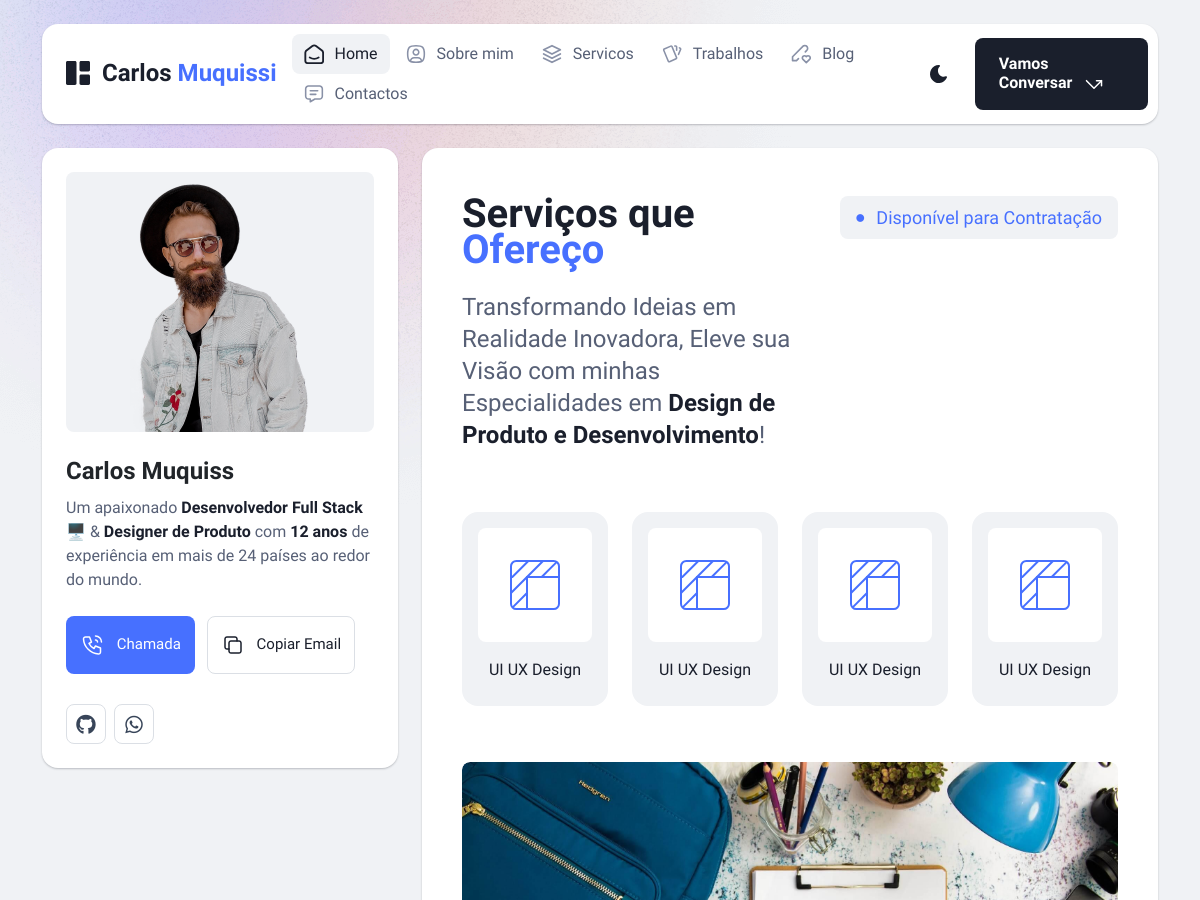
Page /Eu/servico/ (upper part) on the earlier database version.
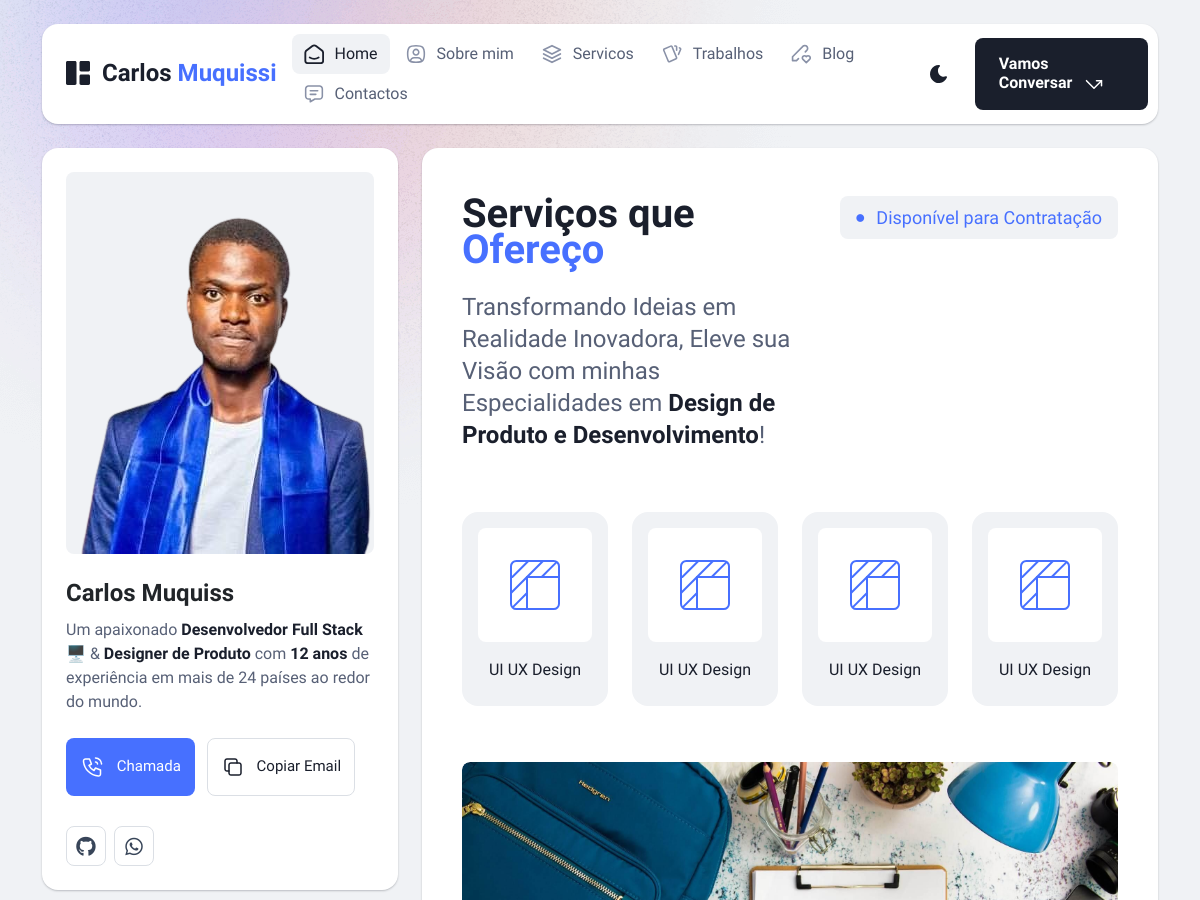
Same page on the later database version.
### portifolio_app/models.py (models this page shows, shortened)
class Perfil(models.Model):
    imagem = models.ImageField(upload_to='blog_images/', blank=True, null=True)
    nome = models.CharField(max_length=100)
    eu_sou = models.CharField(max_length=100)
    profissao = models.CharField(max_length=100)
    ou_profissao = models.CharField(max_length=100)
    com = models.CharField(max_length=100)
    ano_experiencia = models.CharField(max_length=100)
    ultima_des = models.TextField()

class Servico(models.Model):
    imagem = models.ImageField(upload_to='blog_images/', blank=True, null=True)
    nome = models.CharField(max_length=100)

### portifolio_app/views.py (the view)
# urls.py: path('servico/', views.servico, name = 'servico'),
def servico(request):
    perfil = Perfil.objects.all()
    area = AreaEspecializacao.objects.all()
    servicos = Servico.objects.all()
    exprofissional = ExperienciaProfissional.objects.all()
    projectos = Projeto.objects.all()
    servicos = Servico.objects.all()
    return render(request, 'servico.html', {'perfil':perfil, 'exprofissional':exprofissional, 'area':area, 'servicos':servicos, 'projectos':projectos})

### portifolio_app/templates/servico.html (shortened to what this page needs)
{% load static %}
<!DOCTYPE html>
<html lang="en">
<head>
  <link rel="stylesheet" href="{% static 'assets/css/bootstrap.min.css' %}">
  <link rel="stylesheet" href="{% static 'assets/fontawsome/css/all.min.css' %}">
  <link rel="stylesheet" href="{% static 'assets/fontawsome/css/fontawesome.min.css' %}">
  <link rel="stylesheet" href="{% static 'assets/css/slick.css' %}">
  <link rel="stylesheet" href="{% static 'assets/css/magnific-popup.css' %}">
  <link rel="stylesheet" href="{% static 'assets/css/style.css' %}">
  <link rel="stylesheet" href="{% static 'assets/css/responsive.css' %}">
</head>
<body>
  <div id="page-content">
    <header class="header-area">
        <nav class="navbar">
          <div class="container">
            <div class="menu-container">
              <div class="logo">
                <a class="navbar-brand me-0" href="{% url 'home' %}">
                  <span>Carlos <span class="primary">Muquissi</span></span>
                </a>
              </div>
              <div class="navbar-main d-flex flex-grow-1">
                <ul class="navbar-info mx-auto">
                  <li class="nav-item">
                    <a class="nav-link active" aria-current="page" href="{% url 'home' %}">
                      <span>Home</span>
                    </a>
                  </li>
                  <li class="nav-item">
                    <a class="nav-link" href="{% url 'sobre' %}">
                      Sobre mim
                    </a>
                  </li>
                  <li class="nav-item">
                    <a class="nav-link" href="services.html">
                      Servicos
                    </a>
                  </li>
                  <li class="nav-item">
                    <a class="nav-link" href="portfolio.html">
                      Trabalhos
                    </a>
                  </li>
                  <li class="nav-item">
                    <a class="nav-link" href="blog.html">
                      Blog
                    </a>
                  </li>
                  <li class="nav-item">
                    <a class="nav-link" href="contact.html">
                      Contactos
                    </a>
                  </li>
                </ul>
                <div class="header-right-info d-flex align-items-center">
                  <button class="theme-control-btn">
                    <span class="dark">
                    </span>
                  </button>
                  <a href="contact.html" class="lets-talk-btn">
                      Vamos Conversar
                    </a>
                </div>
              </div>
            </div>
          </div>
        </nav>
      </header>
    <main>
      <section class="content-box-area mt-4">
        <div class="container">
          <div class="row g-4">
            <div class="col-xl-4">
              <div class="card profile-card">
                {% for perfis in perfil %}
                  <div class="card-body">
                    <div class="image text-center">
                        <img src="{{ perfis.imagem.url }}" alt="perfil">
                    </div>
                    <div class="text">
                        <h3 class="card-title">{{perfis.nome}}</h3>
                        <p>{{perfis.eu_sou}} <span>{{perfis.profissao}}</span> 🖥️ & <span> {{perfis.ou_profissao}} </span> {{perfis.com}} <span> {{perfis.ano_experiencia}} </span> {{perfis.ultima_des}}</p>
                        <div class="common-button-groups">
                            <a class="btn btn-call" href="tel:923908353">
                                Chamada
                            </a>
                            <button class="btn btn-copy" data-clipboard-text="muquissicarlos@gmail.com">
                                Copiar Email
                            </button>
                        </div>
                        <div class="social-media-icon">
                          <ul class="list-unstyled">
                            <li><a href="https://github.com/004charles"><i class="fab fa-github"></i></a></li>
                            <li><a href="https://wa.me/923908353"><i class="fab fa-whatsapp"></i></a></li>
                        </ul>
                        </div>
                    </div>
                </div>
                {% endfor %}
              </div>
            </div>
            <div class="col-xl-8">
              <div class="card content-box-card">
                <div class="card-body">
                    <div class="top-info">
                        <div class="text">
                            <h1 class="main-title">Serviços que <span>Ofereço</span></h1>
                            <p>Transformando Ideias em Realidade Inovadora, Eleve sua Visão com minhas Especialidades em <b>Design
                                de Produto e Desenvolvimento</b>!</p>
                        </div>
                        <div class="available-btn">
                            <span><i class="fas fa-circle"></i> Disponível para Contratação</span>
                        </div>
                    </div>
                  <div class="services">
                    <div class="row g-4">
                      {% for servico in servicos %}
                      <div class="col-md-3 col-sm-6 col-6">
                        <div class="services-item text-center">
                          <div class="image">
                            <img src="{% static 'assets/img/icons/ui-ux.svg' %}" alt="ui-ux">
                          </div>
                          <div class="text">
                            <h3 class="title">UI UX Design</h3>
                          </div>
                        </div>
                      </div>
                      {% endfor %}
                    </div>
                    <div class="block-image">
                      <img src="{% static 'assets/img/blog/blog-img-1.jpg' %}" alt="blog-img-1" class="img-fluid w-100">
                    </div>
                  </div>
                  </div>
                </div>
              </div>
            </div>
          </div>
        </div>
      <div class="background-shapes">
        <div class="shape-1 common-shape">
        </div>
      </div>
</body>
</html>

### static/assets/css/responsive.css (style rules this page uses)
@media (max-width:1399.98px) { .common-button-groups .btn { padding: 16px 13px; font-size: 15px; } }
@media (max-width:1399.98px) { .card-title { gap: 15px; } }
@media (max-width:1399.98px) { .services .services-item { height: 100%; } }

Differences in the rows shown:
changed Perfil "Carlos Muquiss": imagem: picture added in place of a placeholder
